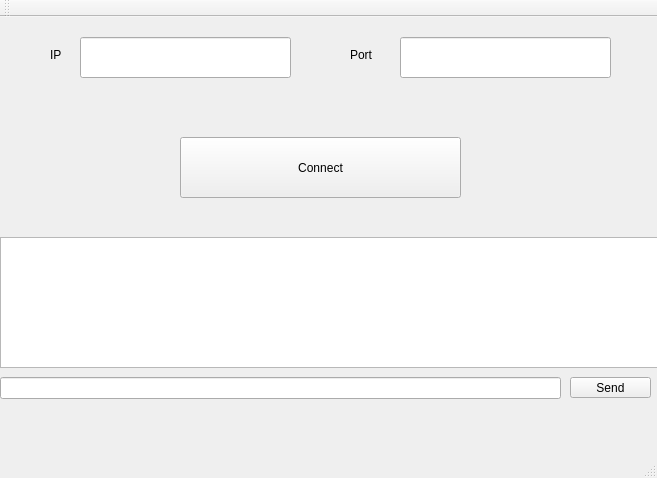
<?xml version="1.0" encoding="UTF-8"?>
<ui version="4.0">
 <class>MainWindow</class>
 <widget class="QMainWindow" name="MainWindow">
  <property name="geometry">
   <rect>
    <x>0</x>
    <y>0</y>
    <width>657</width>
    <height>478</height>
   </rect>
  </property>
  <property name="windowTitle">
   <string>MainWindow</string>
  </property>
  <widget class="QWidget" name="centralWidget">
   <widget class="QPushButton" name="pushButton">
    <property name="geometry">
     <rect>
      <x>180</x>
      <y>120</y>
      <width>281</width>
      <height>61</height>
     </rect>
    </property>
    <property name="text">
     <string>Connect</string>
    </property>
   </widget>
   <widget class="QTextBrowser" name="textBrowser">
    <property name="geometry">
     <rect>
      <x>0</x>
      <y>220</y>
      <width>661</width>
      <height>131</height>
     </rect>
    </property>
   </widget>
   <widget class="QLineEdit" name="lineEdit">
    <property name="geometry">
     <rect>
      <x>80</x>
      <y>20</y>
      <width>211</width>
      <height>41</height>
     </rect>
    </property>
   </widget>
   <widget class="QLineEdit" name="lineEdit_2">
    <property name="geometry">
     <rect>
      <x>400</x>
      <y>20</y>
      <width>211</width>
      <height>41</height>
     </rect>
    </property>
   </widget>
   <widget class="QLabel" name="label">
    <property name="geometry">
     <rect>
      <x>50</x>
      <y>30</y>
      <width>55</width>
      <height>16</height>
     </rect>
    </property>
    <property name="text">
     <string>IP</string>
    </property>
   </widget>
   <widget class="QLabel" name="label_2">
    <property name="geometry">
     <rect>
      <x>350</x>
      <y>30</y>
      <width>55</width>
      <height>16</height>
     </rect>
    </property>
    <property name="text">
     <string>Port</string>
    </property>
   </widget>
   <widget class="QLineEdit" name="lineEdit_3">
    <property name="geometry">
     <rect>
      <x>0</x>
      <y>360</y>
      <width>561</width>
      <height>22</height>
     </rect>
    </property>
   </widget>
   <widget class="QPushButton" name="pushButton_2">
    <property name="geometry">
     <rect>
      <x>570</x>
      <y>360</y>
      <width>81</width>
      <height>21</height>
     </rect>
    </property>
    <property name="text">
     <string>Send</string>
    </property>
   </widget>
  </widget>
  <widget class="QToolBar" name="mainToolBar">
   <attribute name="toolBarArea">
    <enum>TopToolBarArea</enum>
   </attribute>
   <attribute name="toolBarBreak">
    <bool>false</bool>
   </attribute>
  </widget>
  <widget class="QStatusBar" name="statusBar"/>
 </widget>
 <layoutdefault spacing="6" margin="11"/>
 <resources/>
 <connections/>
</ui>
